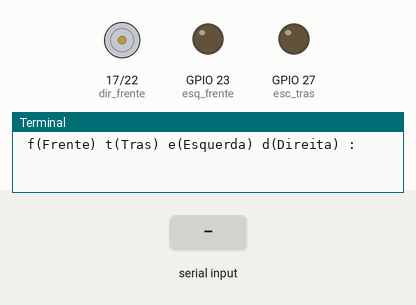
Bench run of a program on a simulated Raspberry Pi (BCM pin numbers). On the bench: motor-driver pin pairs drawn as motors (green arrow = first pin HIGH = forward, orange = second pin HIGH = backward, longer = more drive), output pins drawn as LEDs (lit = HIGH), the last lines printed to the terminal. The inputs (shaded band) are chosen by the test bench.

Above: at 1.2 s.
1.3 s: "f" typed at the terminal
At 2.0 s:
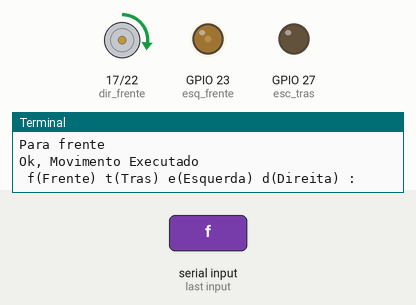
2.8 s: "t" typed at the terminal
At 3.1 s:
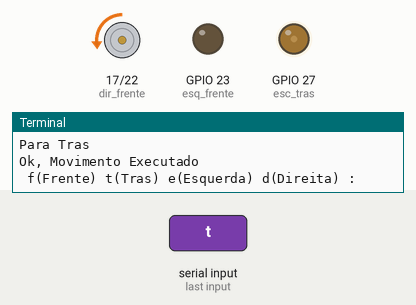
4.3 s: "e" typed at the terminal
At 5.5 s:
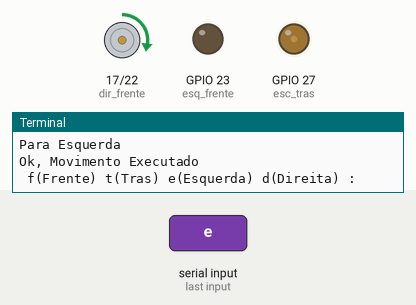
5.8 s: "d" typed at the terminal
At 6.6 s:
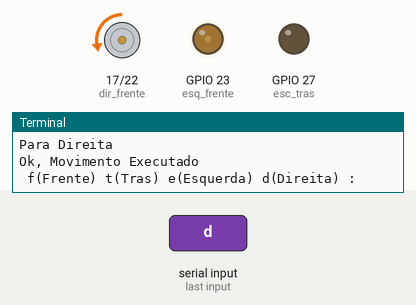
Timing chart, 0 to 8.3 s (numbered marks = the images above; inputs shaded):
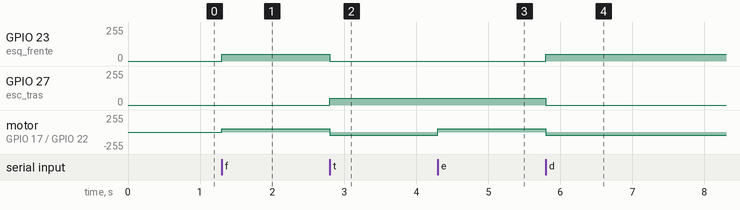

Measured:
- after the input at 1.3 s, GPIO 23 (esq_frente): 0/255 → 51/255 at once; motor on GPIO 17 (dir_frente) / GPIO 22 (dir_tras): stopped → forward 48/255 at once
- after the input at 2.8 s, GPIO 23 (esq_frente): 51/255 → 0/255 at once; GPIO 27 (esc_tras): 0/255 → 51/255 at once; motor on GPIO 17 (dir_frente) / GPIO 22 (dir_tras): forward 48/255 → backward 46/255 at once
- after the input at 4.3 s, motor on GPIO 17 (dir_frente) / GPIO 22 (dir_tras): backward 46/255 → forward 51/255 at once
- after the input at 5.8 s, GPIO 23 (esq_frente): 0/255 → 51/255 at once; GPIO 27 (esc_tras): 51/255 → 0/255 at once; motor on GPIO 17 (dir_frente) / GPIO 22 (dir_tras): forward 51/255 → backward 51/255 at once

The program:

run_kapacitorpi_keyboard.py
```python
#!/usr/bin/env python
# -*- coding: utf-8 -*-

#/###################################################################
#/ Kpacitor, Ensinanso Tecnologia
#/###################################################################
#/ Author: Elder Lucas de Oliveira Santos
#/ Data: 13 de Janeiro de 2015
#/ Titulo: Comandando o Robo com Teclado
#/###################################################################
#/ Arquivo: run_kapacitorpi_keyboard.py
#/ Descricao: Controle das funcoes basicas do Frente, Tras, Esquerda
#/			  e direita
#/
#/ Curso: Raspberry Pi: Primeiros Passos + IOT (Internet of things)
#/ link: www.kpacitor.com/robokpacitorpi
#/
#/###################################################################

import RPi.GPIO as GPIO
import time
import os


GPIO.setmode(GPIO.BCM)

GPIO.setup(17,GPIO.OUT)
GPIO.setup(22,GPIO.OUT)
GPIO.setup(23,GPIO.OUT)
GPIO.setup(27,GPIO.OUT)

dir_frente	= GPIO.PWM(17, 100) #Direita Para Frente
dir_tras	= GPIO.PWM(22, 100) #Direita Para Tras
esq_frente	= GPIO.PWM(23, 100) #Esquerda Para Frente
esc_tras	= GPIO.PWM(27, 100) #Esquerda Para Tras

def movimentar(run):
	if run == 'FRENTE':
		dir_frente.start(19) #Duty Cycle de 20%
		esq_frente.start(20) #Duty Cycle de 20%
		dir_tras.stop()
		esc_tras.stop()

	elif run == 'TRAS':
		dir_tras.start(18) #Duty Cycle de 20%
		esc_tras.start(20) #Duty Cycle de 20%
		dir_frente.stop()
		esq_frente.stop()

	elif run == 'DIREITA':
		esq_frente.start(20) #Duty Cycle de 20%
		dir_tras.start(20) #Duty Cycle de 20%
		dir_frente.stop()
		esc_tras.stop()

	elif run == 'ESQUERDA':
		dir_frente.start(20) #Duty Cycle de 20%
		esc_tras.start(20) #Duty Cycle de 20%
		esq_frente.stop()
		dir_tras.stop()

	else:
		dir_frente.stop()
		esq_frente.stop()
		dir_tras.stop()
		esc_tras.stop()

	print "Ok, Movimento Executado"

# Funcao que
def delay_info(time):
	for x in range(0, time):
		time.sleep(1)
		print 'Time', x

while True:
	n = raw_input(" f(Frente) t(Tras) e(Esquerda) d(Direita) : ")
	if n.strip() == 'f':
		print 'Para frente'
		movimentar('FRENTE')
	elif n.strip() == 't':
		print 'Para Tras'
		movimentar('TRAS')
	elif n.strip() == 'e':
		print 'Para Esquerda'
		movimentar('ESQUERDA')
	elif n.strip() == 'd':
		print 'Para Direita'
		movimentar('DIREITA')

	elif n.strip() == '9':
		print 'Volte Sempre'
		movimentar('Stop')
		break
	else:
		print 'Esse Comando nao Existe'


GPIO.cleanup()
```
